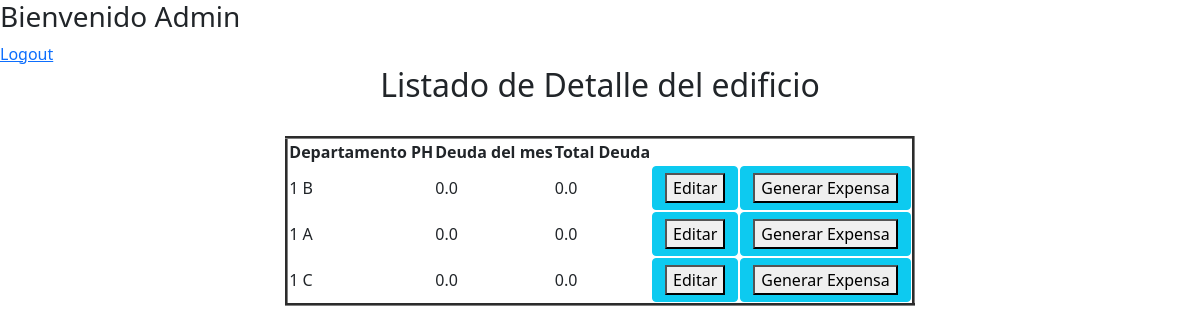
/detalle_edificio/ (signed in), run on the app's committed database.
### Administracion/models.py (models this page shows, shortened)
class Departamento(models.Model):
    ph = models.CharField(max_length=50, verbose_name="Departamento PH")
    porcentaje_correspondiente = models.FloatField(verbose_name="Porcentaje Correspondiente del Total", default=1)
    deuda_mes = models.FloatField(verbose_name="Deuda del Mes")
    total_deuda= models.FloatField(verbose_name="Deuda Total")
    edificio_nombre= models.ForeignKey(Edificio,verbose_name="Edificio",on_delete=models.CASCADE,default = None)
    class Meta:
        verbose_name ="Departamento"
        verbose_name_plural ="Departamentos"

### Administracion/views.py (the view)
# urls.py: path('detalle_edificio/',login_required(EdificioDetalleListView.as_view()),name ="detalle_edificio"),
class EdificioDetalleListView(ListView):
    model = Departamento
    template_name = 'detalle_edificio.html'
    context_object_name = 'Departamento'
    def get_queryset(self):
        qs=Departamento.objects.all()
        edificio_id = self.request.GET.get('lang')
        if edificio_id:
            qs = qs.filter(edificio_nombre__id = edificio_id)
        return qs

### Administracion/templates/detalle_edificio.html
{% extends 'base.html' %} {% block content %}
<h2 align="center">Listado de Detalle del edificio </h2>
<br>
<table class="default" border="3" align="center">
    <tr>
        <th>Departamento PH</th>
        <th>Deuda del mes</th>
        <th>Total Deuda</th>
    </tr>
    {% for depto in Departamento %}
    <tr>
        <td>
            {{depto.ph}}
        </td>
        <td>
            {{depto.deuda_mes}}
        </td>
        <td>
            {{depto.total_deuda}}
        </td>
        <td>
            <a href="{% url 'editar_dpto' depto.id %}" class="btn btn-info"><button>Editar</button></a>
        </td>
        <td>
            <a href="#" class="btn btn-info "><button>Generar Expensa</button></a>
        </td>
    </tr>
    {% endfor %} </table>
{% endblock %}

### data on the page
Departamento: ph "1 B", deuda_mes "0.0", total_deuda "0.0"
Departamento: ph "1 A", deuda_mes "0.0", total_deuda "0.0"
Departamento: ph "1 C", deuda_mes "0.0", total_deuda "0.0"
